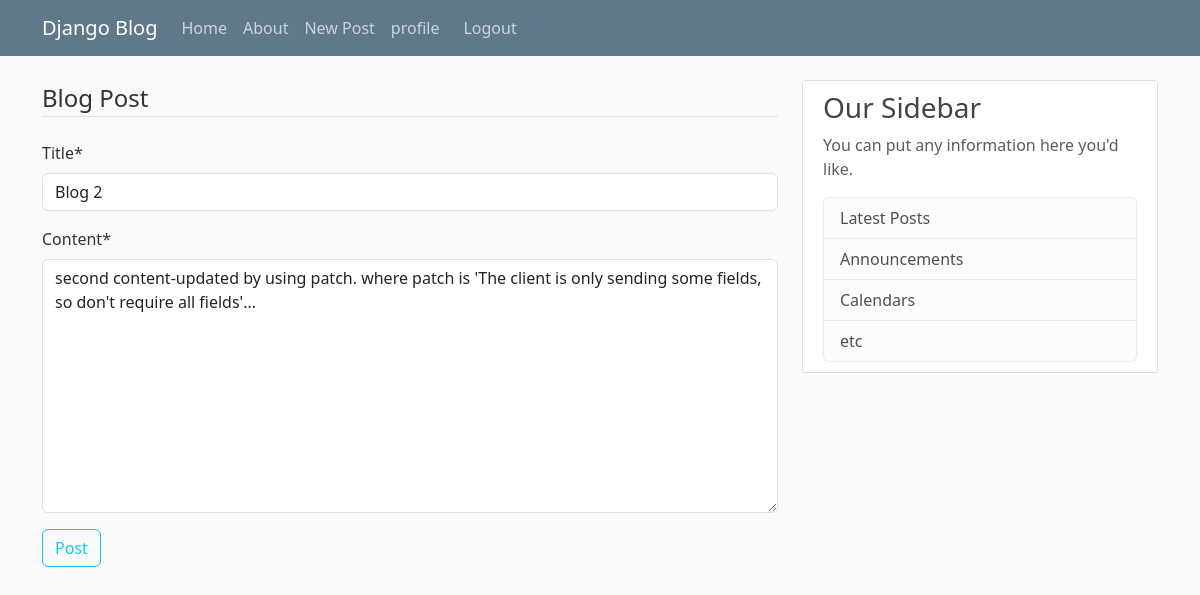
Page /post/2/update/ (signed in) on the committed database.
### blog/models.py (models this page shows, shortened)
class post(models.Model):
    title=models.CharField(max_length=100)
    content=models.TextField()
    date_posted =models.DateField(default=timezone.now)
    author = models.ForeignKey(User, on_delete=models.CASCADE)#one to many relationship by using foreignkey

### blog/views.py (the view, shortened to what this page needs)
# urls.py: path('post/<int:pk>/update/',PostUpdateView.as_view(),name='post-update'),#Django handles the form logic but we still need a template such as:blog/post_form.html
class PostUpdateView(LoginRequiredMixin,UserPassesTestMixin,UpdateView):
    model=post
    fields=['title','content']
    def test_func(self):
        post=self.get_object() # gets the current post/object
        if self.request.user == post.author:
            return True
        else:
            return False

### blog/templates/blog/post_form.html (shortened to what this page needs)
{% extends "blog/base.html" %}
{% load crispy_forms_tags %}#used to style and give validation feedbacks
{% block content %}
    <div class="content-selection">
        <form method="POST">
            <fieldset class="form-group">
                <legend class="border-bottom mb-4"> Blog Post</legend>
                {{ form|crispy}}
            </fieldset>
            <div class="from-group">
                <button class="btn btn-outline-info" type="submit">Post</button>
            </div>
        </form>
    </div>
{% endblock content %}

### blog/static/blog/main.css (style rules this page uses)
body { background: #fafafa; color: #333333; margin-top: 5rem; }

### rows in the picture
post: title "Blog 2", content "second content-updated by using patch. where patch is 'The client is only sending some fields, so don't require all fields'..."
